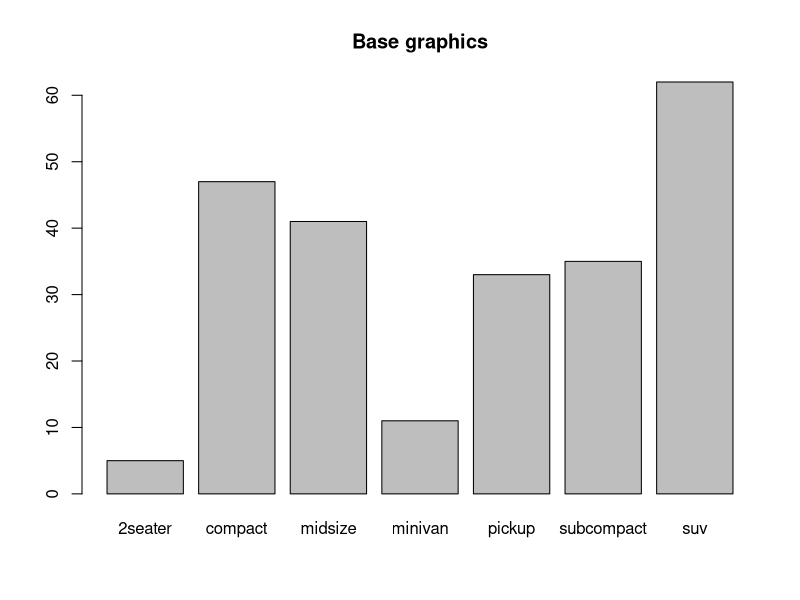
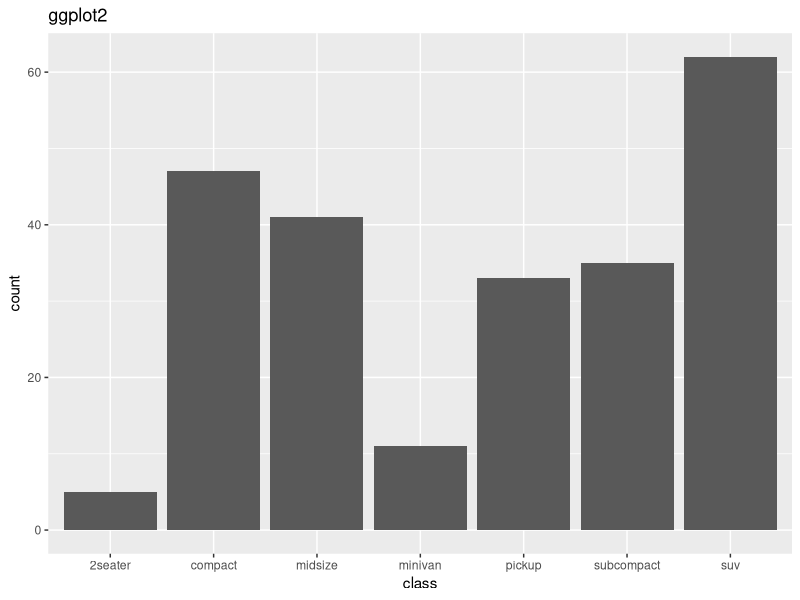
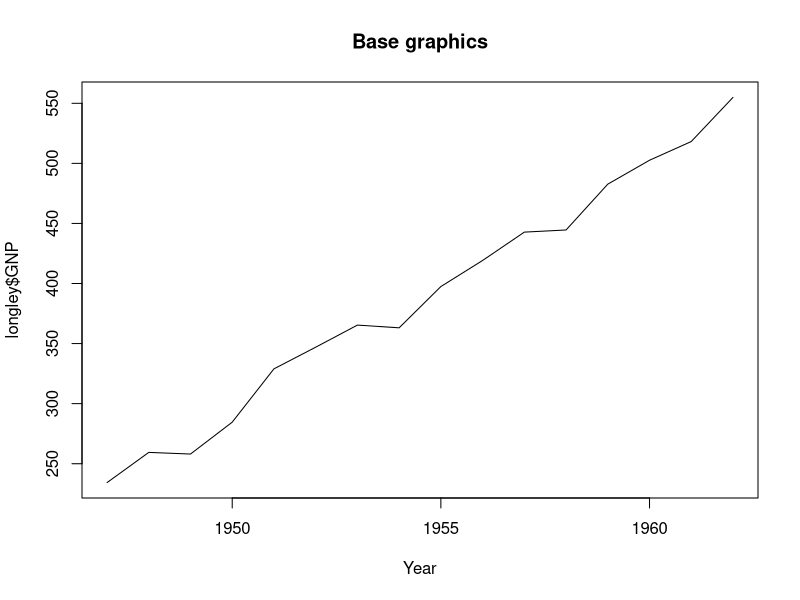
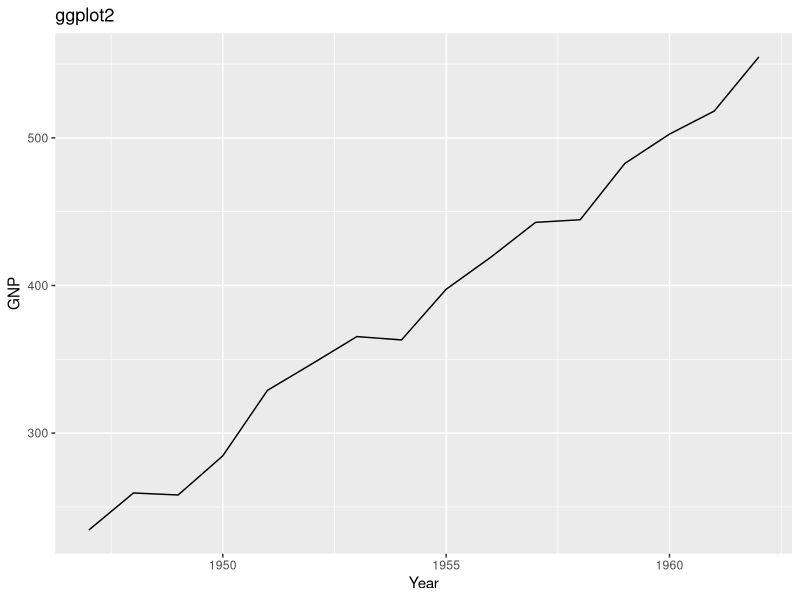

Write R code to recreate these figures, in order. (Note: this script raises an error after producing the figures.)
## ---- chunk 1
library(ggplot2)
library(knitr)

knitr::opts_chunk$set(echo = TRUE)

## ---- chunk 2

table(mpg$class)

barplot(table(mpg$class), main = "Base graphics")

ggplot(data = mpg, aes(x = class)) + geom_bar() + 
  ggtitle("ggplot2")

## ---- chunk 3

plot(x = 1947:1962, y = longley$GNP, type = "l",
     xlab = "Year", main = "Base graphics")

ggplot(longley, aes(x = 1947:1962, y = GNP)) + 
  geom_line() +
  xlab("Year") + 
  ggtitle("ggplot2")

## ---- chunk 4
library(dplyr)

gadf$networkDomain <- as.factor(gadf$networkDomain)

### top 3 domains
topThree <- group_by(gadf, networkDomain) %>%
  summarise(counts = mean(users)) %>%
  arrange(desc(counts)) %>%
  slice(1:3) %>%
  select(networkDomain)

groupByDate <- filter(gadf, networkDomain %in% topThree$networkDomain) %>% 
  group_by(YearMonth, networkDomain) %>% 
  summarise(meanSession = mean(sessionDuration, na.rm = TRUE), 
            users = sum(users), 
            newUsers = sum(newUsers), 
            sessions = sum(sessions))


